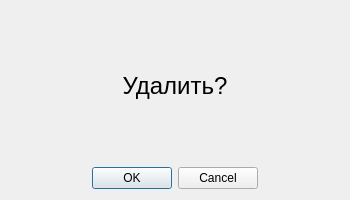
<?xml version="1.0" encoding="UTF-8"?>
<ui version="4.0">
 <class>DleteDialog</class>
 <widget class="QDialog" name="DleteDialog">
  <property name="geometry">
   <rect>
    <x>0</x>
    <y>0</y>
    <width>350</width>
    <height>200</height>
   </rect>
  </property>
  <property name="sizePolicy">
   <sizepolicy hsizetype="Fixed" vsizetype="Fixed">
    <horstretch>0</horstretch>
    <verstretch>0</verstretch>
   </sizepolicy>
  </property>
  <property name="minimumSize">
   <size>
    <width>350</width>
    <height>200</height>
   </size>
  </property>
  <property name="maximumSize">
   <size>
    <width>350</width>
    <height>200</height>
   </size>
  </property>
  <property name="windowTitle">
   <string>Dialog</string>
  </property>
  <property name="modal">
   <bool>true</bool>
  </property>
  <layout class="QVBoxLayout" name="verticalLayout">
   <item>
    <widget class="QLabel" name="label">
     <property name="font">
      <font>
       <pointsize>18</pointsize>
       <kerning>true</kerning>
      </font>
     </property>
     <property name="mouseTracking">
      <bool>false</bool>
     </property>
     <property name="text">
      <string>Удалить?</string>
     </property>
     <property name="alignment">
      <set>Qt::AlignCenter</set>
     </property>
     <property name="wordWrap">
      <bool>true</bool>
     </property>
    </widget>
   </item>
   <item>
    <widget class="QDialogButtonBox" name="buttonBox">
     <property name="orientation">
      <enum>Qt::Horizontal</enum>
     </property>
     <property name="standardButtons">
      <set>QDialogButtonBox::Cancel|QDialogButtonBox::Ok</set>
     </property>
     <property name="centerButtons">
      <bool>true</bool>
     </property>
    </widget>
   </item>
  </layout>
 </widget>
 <resources/>
 <connections>
  <connection>
   <sender>buttonBox</sender>
   <signal>accepted()</signal>
   <receiver>DleteDialog</receiver>
   <slot>accept()</slot>
   <hints>
    <hint type="sourcelabel">
     <x>248</x>
     <y>254</y>
    </hint>
    <hint type="destinationlabel">
     <x>157</x>
     <y>274</y>
    </hint>
   </hints>
  </connection>
  <connection>
   <sender>buttonBox</sender>
   <signal>rejected()</signal>
   <receiver>DleteDialog</receiver>
   <slot>reject()</slot>
   <hints>
    <hint type="sourcelabel">
     <x>316</x>
     <y>260</y>
    </hint>
    <hint type="destinationlabel">
     <x>286</x>
     <y>274</y>
    </hint>
   </hints>
  </connection>
 </connections>
</ui>
